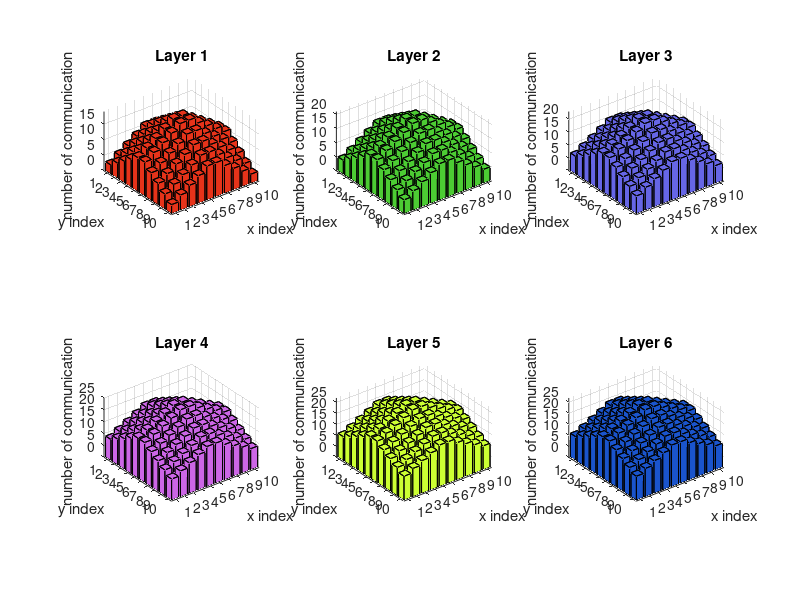

Write MATLAB code to recreate this figure.
%L = [];
clear all;
clc;
xlink = []; %(X-1)*Y*Z
rxlink = [];
ylink = []; %X*(Y-1)*Z
rylink = [];
zlink = []; %X*Y*(Z-1)r
rzlink = [];
for SIZE=10:10
    X = SIZE;
    Y = SIZE;
    Z = SIZE;
    %for l=1:(X+Y+Z-2)
        %L(l,SIZE) = 0;
        xlink(1:X,1:Y,1:Z,SIZE)=0;
        ylink(1:X,1:Y,1:Z,SIZE)=0;
        zlink(1:X,1:Y,1:Z,SIZE)=0;
        rxlink(1:X,1:Y,1:Z,SIZE)=0;
        rylink(1:X,1:Y,1:Z,SIZE)=0;
        rzlink(1:X,1:Y,1:Z,SIZE)=0;
    %end

    for a=1:X
        for b=1:Y
            for c=1:Z
                current = [a,b,c];
                %disp(current);
                destination = [X+1-a,Y+1-b,Z+1-c];
                %disp(destination);
                % now, do XYZ routing
                while (current(1) ~= destination(1) || current(2) ~= destination(2) || current(3) ~= destination(3))
                    
                    if (current(1) < destination (1))
                        xlink(current(1),current(2),current(3),SIZE)=xlink(current(1),current(2),current(3),SIZE)+1;
                        current(1) = current(1)+1;
                        %disp(current(1));
                    elseif (current(1) > destination (1))
                        rxlink(current(1),current(2),current(3),SIZE)=rxlink(current(1),current(2),current(3),SIZE)+1;
                        current(1) = current(1)-1;
                        %disp(current(1));
                    else % equal
                        %disp(current(1));
                        if (current(2) < destination (2))
                        	ylink(current(1),current(2),current(3),SIZE)=ylink(current(1),current(2),current(3),SIZE)+1;
                            current(2) = current(2)+1;
                            %disp(current(2));
                        elseif (current(2) > destination (2))
                            rylink(current(1),current(2),current(3),SIZE)=rylink(current(1),current(2),current(3),SIZE)+1;
                            current(2) = current(2)-1;
                            %disp(current(2));
                        else % equal
                            if (current(3) < destination (3))
                                zlink(current(1),current(2),current(3),SIZE)=zlink(current(1),current(2),current(3),SIZE)+1;
                                current(3) = current(3)+1;
                            elseif (current(3) > destination (3))
                                rzlink(current(1),current(2),current(3),SIZE)=rzlink(current(1),current(2),current(3),SIZE)+1;
                                current(3) = current(3)-1;
                            else % equal
                                break;
                            end
                        end
                    end
                end
            end
        end
    end
end
% 
%for SIZE=3:3
SIZE=10;
    %subplot(3,1,SIZE);
    %imagesc(xlink(:,:,SIZE))
    for  i=1:SIZE
        for j=1:SIZE
            for l=1:SIZE
            data(i,j,l)=xlink(i,j,l,SIZE)+rxlink(i,j,l,SIZE)+ylink(i,j,l,SIZE)+rylink(i,j,l,SIZE)+zlink(i,j,l,SIZE)+rzlink(i,j,l,SIZE);
            end
        end    
    end

subplot(2,3,1);
bh1=bar3(data(:,:,1));
set(bh1,'FaceColor',[0.9 0.2 0.1]);
xlabel({'x index'});
ylabel({'y index'});
zlabel({'number of communication'});
title('Layer 1');

subplot(2,3,2);
bh1=bar3(data(:,:,2));
set(bh1,'FaceColor',[0.3 .8 0.2]);
xlabel({'x index'});
ylabel({'y index'});
zlabel({'number of communication'});
title('Layer 2');

subplot(2,3,3);
bh1=bar3(data(:,:,3));
set(bh1,'FaceColor',[0.4 0.4 .9]);
xlabel({'x index'});
ylabel({'y index'});
zlabel({'number of communication'});
title('Layer 3');

subplot(2,3,4);
bh1=bar3(data(:,:,4));
set(bh1,'FaceColor',[0.8 0.4 .9]);
xlabel({'x index'});
ylabel({'y index'});
zlabel({'number of communication'});
title('Layer 4');

subplot(2,3,5);
bh1=bar3(data(:,:,5));
set(bh1,'FaceColor',[0.8 1 .2]);
xlabel({'x index'});
ylabel({'y index'});
zlabel({'number of communication'});
title('Layer 5');

subplot(2,3,6);
bh1=bar3(data(:,:,6));
set(bh1,'FaceColor',[0.1 .33 .8]);
xlabel({'x index'});
ylabel({'y index'});
zlabel({'number of communication'});
title('Layer 6');
%hold on;
%end



